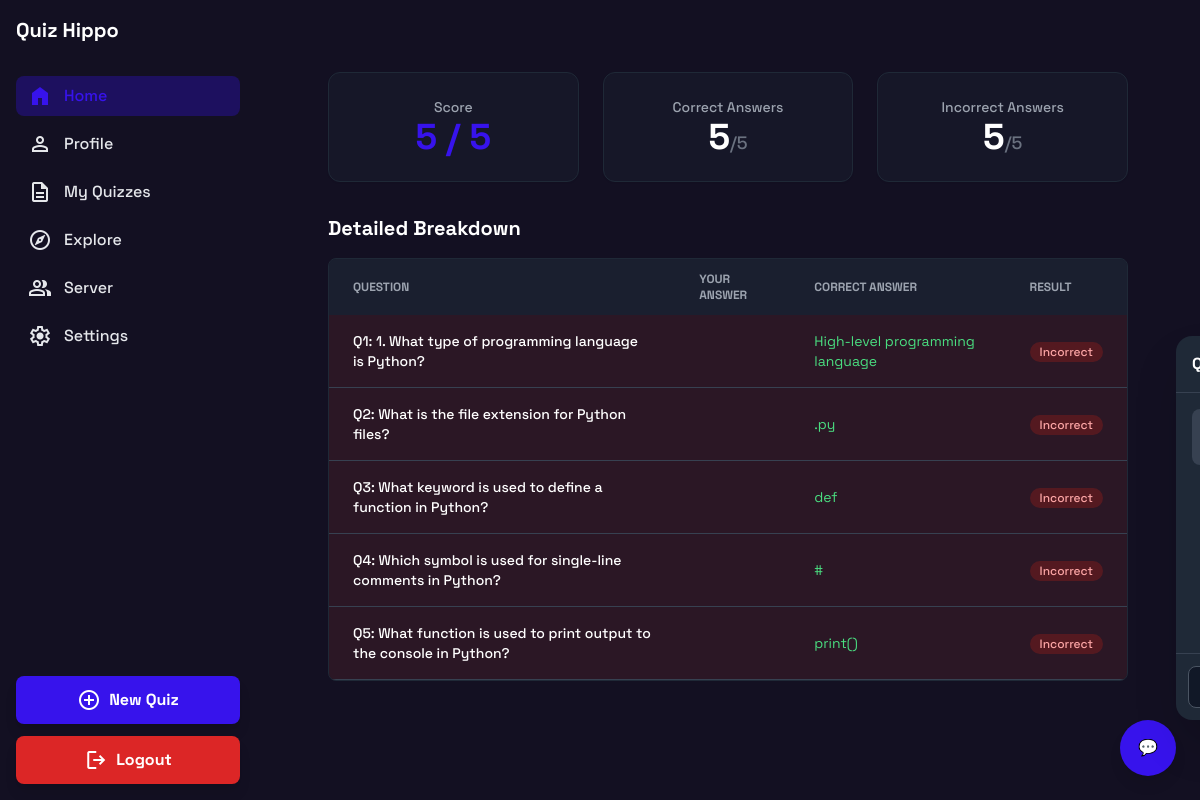
The app's page /quiz/result/29/ with its own data.
### app/models.py (models this page shows, shortened)
class QuizAttempt(models.Model):
    user = models.ForeignKey(User, on_delete=models.CASCADE)
    quiz = models.ForeignKey(Quiz, on_delete=models.CASCADE)
    score = models.IntegerField(default=0)
    answers = models.JSONField(default=dict)  # e.g. {question_id: "user_answer"}
    created_at = models.DateTimeField(auto_now_add=True)

class Quiz(models.Model):
    QUESTION_PREFERENCES = [
        ('SHORT', 'Short Questions'),
        ('TF', 'True/False'),
        ('MCQ', 'Multiple Choice'),
        ('FILL', 'Fill in the Blank'),
        ('MIX', 'Mix'),
    ]
    topic = models.CharField(max_length=200)
    difficulty = models.IntegerField(default=1)
    user = models.ForeignKey(User, on_delete=models.CASCADE, null=True, blank=True, related_name="quizzes")
    question_preference = models.CharField(max_length=10, choices=QUESTION_PREFERENCES, default="MIX")
    shared_with = models.ManyToManyField(User, related_name="shared_quizzes", blank=True)
    is_public = models.BooleanField(default=False)
    category = models.CharField(max_length=100, blank=True)

class Question(models.Model):
    QUESTION_TYPES = [
        ('MCQ', 'Multiple Choice'),
        ('TF', 'True/False'),
        ('SHORT', 'Short Answer'),
        ('FILL', 'Fill in the Blank'),
    ]
    quiz = models.ForeignKey(Quiz, on_delete=models.CASCADE, related_name="questions")
    text = models.TextField()
    question_type = models.CharField(max_length=10, choices=QUESTION_TYPES)
    difficulty = models.IntegerField(default=1)
    answer = models.CharField(max_length=200)
    user_answer = models.CharField(max_length=1020, null=True, blank=True)

### app/views.py (the view)
# urls.py: path("quiz/result/<int:attempt_id>/", views.quiz_result, name="quiz_result"),
def quiz_result(request, attempt_id):
    attempt = get_object_or_404(QuizAttempt, id=attempt_id)
    quiz = attempt.quiz
    return render(request, "quiz-result.html", {"attempt": attempt, "quiz": quiz})

### templates/quiz-result.html (shortened to what this page needs)
{% extends "base.html" %}
{% load static %}
{% block content %}
<div class="p-6 lg:p-10 space-y-8 max-w-6xl mx-auto">
  <div class="grid grid-cols-1 sm:grid-cols-2 lg:grid-cols-3 gap-6">
    <div class="bg-white dark:bg-gray-800/30 rounded-xl p-6 shadow-sm border border-gray-200 dark:border-gray-800 text-center">
      <p class="text-sm font-medium text-gray-500 dark:text-gray-400">Score</p>
      <p class="text-4xl font-bold text-primary">
        {{ attempt.score }} / {{ quiz.questions.count }}
      </p>
    </div>
    <div class="bg-white dark:bg-gray-800/30 rounded-xl p-6 shadow-sm border border-gray-200 dark:border-gray-800 text-center">
      <p class="text-sm font-medium text-gray-500 dark:text-gray-400">Correct Answers</p>
      <p class="text-4xl font-bold text-gray-900 dark:text-white">
        {{ attempt.score }}<span class="text-lg font-medium text-gray-400 dark:text-gray-500">/{{ quiz.questions.count }}</span>
      </p>
    </div>
    <div class="bg-white dark:bg-gray-800/30 rounded-xl p-6 shadow-sm border border-gray-200 dark:border-gray-800 text-center">
      <p class="text-sm font-medium text-gray-500 dark:text-gray-400">Incorrect Answers</p>
      <p class="text-4xl font-bold text-gray-900 dark:text-white">
        {{ attempt.score }}<span class="text-lg font-medium text-gray-400 dark:text-gray-500">/{{ quiz.questions.count }}</span>
      </p>
    </div>
  </div>
  <div>
    <h3 class="text-xl font-bold text-gray-900 dark:text-white mb-4">Detailed Breakdown</h3>
    <div class="overflow-x-auto rounded-lg border border-gray-200 dark:border-gray-800 bg-white dark:bg-gray-800/30">
      <table class="w-full text-sm text-left">
        <thead class="bg-gray-50 dark:bg-gray-800/50 text-xs text-gray-700 dark:text-gray-400 uppercase">
          <tr>
            <th class="px-6 py-3" scope="col">Question</th>
            <th class="px-6 py-3" scope="col">Your Answer</th>
            <th class="px-6 py-3" scope="col">Correct Answer</th>
            <th class="px-6 py-3" scope="col">Result</th>
          </tr>
        </thead>
        <tbody>
          {% for q in quiz.questions.all %}
          {% with user_answer=attempt.answers.q.id %}
          <tr class="border-b dark:border-gray-700 {% if user_answer != q.answer %} bg-red-50 dark:bg-red-900/20 {% endif %}">
            <td class="px-6 py-4 font-medium text-gray-900 dark:text-white">Q{{ forloop.counter }}: {{ q.text }}</td>
            <td class="px-6 py-4 {% if user_answer != q.answer %} text-red-700 dark:text-red-400 {% endif %}">
            </td>
            <td class="px-6 py-4 text-green-700 dark:text-green-400">{{ q.answer }}</td>
            <td class="px-6 py-4">
              {% if user_answer == q.answer %}
              <span class="inline-flex items-center px-2.5 py-0.5 rounded-full text-xs font-medium bg-green-100 dark:bg-green-900/50 text-green-800 dark:text-green-300">Correct</span>
              {% else %}
              <span class="inline-flex items-center px-2.5 py-0.5 rounded-full text-xs font-medium bg-red-100 dark:bg-red-900/50 text-red-800 dark:text-red-300">Incorrect</span>
              {% endif %}
            </td>
          </tr>
          {% endwith %}
          {% endfor %}
        </tbody>
      </table>
    </div>
  </div>
</div>
{% endblock content %}

### templates/base.html (style rules this page uses)
body { font-family: 'Space Grotesk', sans-serif; }

### records on screen
QuizAttempt: score "5"
Quiz: questions.count "5"
Question: text "1. What type of programming language is Python?", answer "High-level programming language", shows "Incorrect"
Question: text "What is the file extension for Python files?", answer ".py", shows "Incorrect"
Question: text "What keyword is used to define a function in Python?", answer "def", shows "Incorrect"
Question: text "Which symbol is used for single-line comments in Python?", answer "#", shows "Incorrect"
Question: text "What function is used to print output to the console in Python?", answer "print()", shows "Incorrect"
